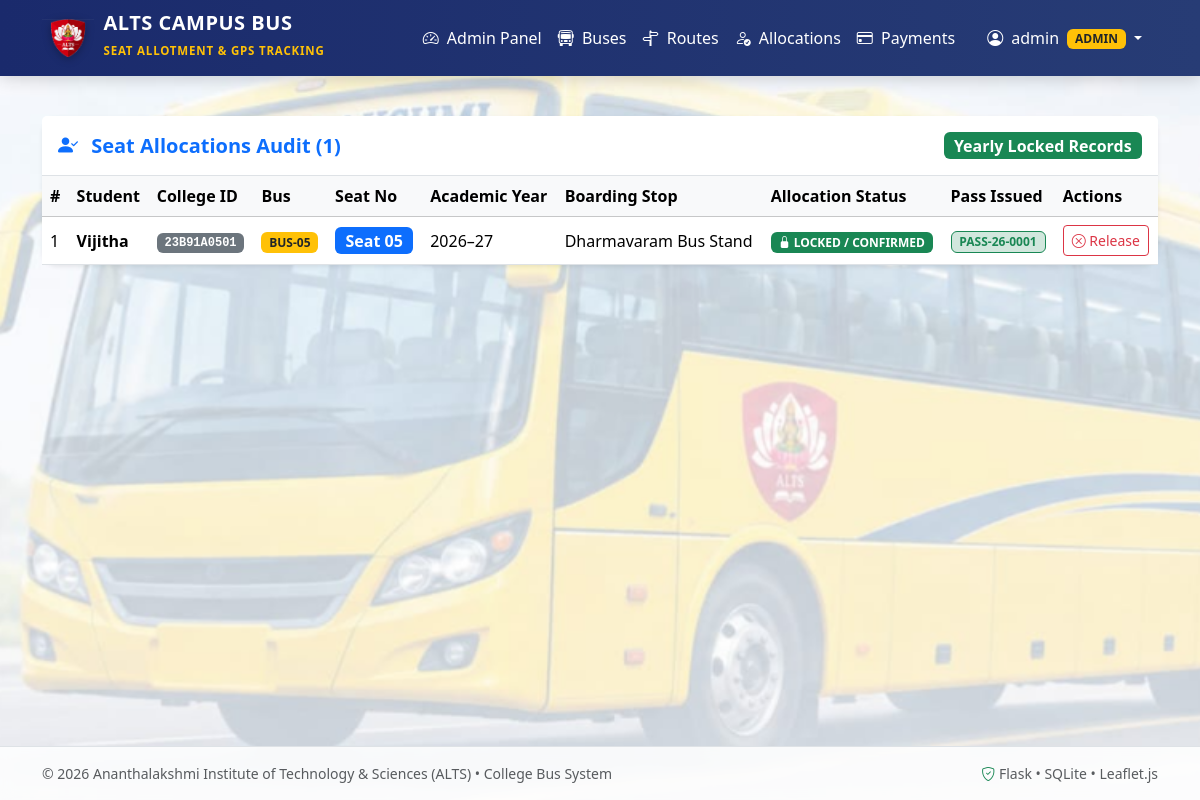
Page /admin/allocations (signed in) on the committed database.
### models/user.py (models this page shows, shortened)
class User(UserMixin, db.Model):
    __tablename__ = 'users'
    id = db.Column(db.Integer, primary_key=True)
    username = db.Column(db.String(80), unique=True, nullable=False, index=True)
    email = db.Column(db.String(120), unique=True, nullable=False, index=True)
    password_hash = db.Column(db.String(256), nullable=False)
    role = db.Column(db.String(20), nullable=False, default='student')  # 'student', 'driver', 'admin'
    created_at = db.Column(db.DateTime, default=datetime.utcnow)
    student_profile = db.relationship('Student', backref='user', uselist=False, cascade='all, delete-orphan')
    driver_profile = db.relationship('Driver', backref='user', uselist=False, cascade='all, delete-orphan')
    def is_student(self):
        return self.role == 'student'
    def is_driver(self):
        return self.role == 'driver'
    def is_admin(self):
        return self.role == 'admin'

### models/allocation.py (models this page shows, shortened)
class SeatAllocation(db.Model):
    __tablename__ = 'seat_allocations'
    id = db.Column(db.Integer, primary_key=True)
    student_id = db.Column(db.Integer, db.ForeignKey('students.id'), nullable=False)
    bus_id = db.Column(db.Integer, db.ForeignKey('buses.id'), nullable=False)
    seat_id = db.Column(db.Integer, db.ForeignKey('seats.id'), nullable=True)
    seat_number = db.Column(db.String(10), nullable=False)
    academic_year_id = db.Column(db.Integer, db.ForeignKey('academic_years.id'), nullable=False)
    boarding_point_id = db.Column(db.Integer, db.ForeignKey('boarding_points.id'), nullable=False)
    allocation_date = db.Column(db.DateTime, default=datetime.utcnow)
    status = db.Column(db.String(20), nullable=False, default='PENDING')  # 'PENDING', 'CONFIRMED', 'CANCELLED'
    __table_args__ = (
        db.UniqueConstraint('bus_id', 'seat_number', 'academic_year_id', name='uq_bus_seat_academic_year'),
    )
    payment = db.relationship('Payment', backref='allocation', uselist=False, cascade='all, delete-orphan')
    bus_pass = db.relationship('BusPass', backref='allocation', uselist=False, cascade='all, delete-orphan')

### models/student.py (models this page shows, shortened)
class Student(db.Model):
    __tablename__ = 'students'
    id = db.Column(db.Integer, primary_key=True)
    user_id = db.Column(db.Integer, db.ForeignKey('users.id'), unique=True, nullable=False)
    name = db.Column(db.String(100), nullable=False)
    college_id = db.Column(db.String(30), unique=True, nullable=False, index=True)
    year_of_study = db.Column(db.Integer, nullable=False, default=1)  # 1 for 1st year, 2, 3, 4
    email = db.Column(db.String(120), unique=True, nullable=False)
    phone_number = db.Column(db.String(20), nullable=False)
    created_at = db.Column(db.DateTime, default=datetime.utcnow)
    allocations = db.relationship('SeatAllocation', backref='student', lazy=True, cascade='all, delete-orphan')

### models/bus.py (models this page shows, shortened)
class Bus(db.Model):
    __tablename__ = 'buses'
    id = db.Column(db.Integer, primary_key=True)
    bus_number = db.Column(db.String(20), unique=True, nullable=False)
    capacity = db.Column(db.Integer, nullable=False, default=40)
    route_id = db.Column(db.Integer, db.ForeignKey('routes.id'), nullable=False)
    is_active = db.Column(db.Boolean, default=True)
    seats = db.relationship('Seat', backref='bus', lazy=True, cascade='all, delete-orphan')
    allocations = db.relationship('SeatAllocation', backref='bus', lazy=True)
    locations = db.relationship('BusLocation', backref='bus', lazy=True, cascade='all, delete-orphan', order_by='BusLocation.updated_at.desc()')

### models/academic_year.py (models this page shows, shortened)
class AcademicYear(db.Model):
    __tablename__ = 'academic_years'
    id = db.Column(db.Integer, primary_key=True)
    year_label = db.Column(db.String(20), unique=True, nullable=False)  # e.g., '2026–27'
    is_active = db.Column(db.Boolean, default=True)
    allocations = db.relationship('SeatAllocation', backref='academic_year', lazy=True)

### models/boarding_point.py (models this page shows, shortened)
class BoardingPoint(db.Model):
    __tablename__ = 'boarding_points'
    id = db.Column(db.Integer, primary_key=True)
    route_id = db.Column(db.Integer, db.ForeignKey('routes.id'), nullable=False)
    stop_name = db.Column(db.String(100), nullable=False)
    stop_order = db.Column(db.Integer, nullable=False, default=1)
    pickup_time = db.Column(db.String(20), nullable=True, default="07:30 AM")
    latitude = db.Column(db.Float, nullable=False)
    longitude = db.Column(db.Float, nullable=False)
    allocations = db.relationship('SeatAllocation', backref='boarding_point', lazy=True)

### models/bus_pass.py (models this page shows, shortened)
class BusPass(db.Model):
    __tablename__ = 'bus_passes'
    id = db.Column(db.Integer, primary_key=True)
    pass_id = db.Column(db.String(50), unique=True, nullable=False, index=True)
    allocation_id = db.Column(db.Integer, db.ForeignKey('seat_allocations.id'), nullable=False, unique=True)
    qr_code_path = db.Column(db.String(255), nullable=True)
    issue_date = db.Column(db.DateTime, default=datetime.utcnow)
    valid_until = db.Column(db.String(50), default='May 2027')
    is_active = db.Column(db.Boolean, default=True)

### app.py (the view)
    @app.route('/admin/allocations')
    @role_required('admin')
    def admin_allocations():
        allocations = SeatAllocation.query.order_by(SeatAllocation.allocation_date.desc()).all()
        return render_template('admin/allocations.html', allocations=allocations)

### templates/admin/allocations.html (shortened to what this page needs)
{% extends "base.html" %}
{% block content %}
<div class="row my-3">
    <div class="col-12">
        <div class="card shadow-sm border-0 rounded-4">
            <div class="card-header bg-white py-3 border-bottom d-flex justify-content-between align-items-center">
                <h5 class="fw-bold text-primary mb-0">
                    <i class="bi bi-person-check-fill me-2"></i> Seat Allocations Audit ({{ allocations | length }})
                </h5>
                <span class="badge bg-success fs-6">Yearly Locked Records</span>
            </div>
            <div class="card-body p-0">
                <div class="table-responsive">
                    <table class="table table-hover align-middle mb-0">
                        <thead class="table-light">
                            <tr>
                                <th>#</th>
                                <th>Student</th>
                                <th>College ID</th>
                                <th>Bus</th>
                                <th>Seat No</th>
                                <th>Academic Year</th>
                                <th>Boarding Stop</th>
                                <th>Allocation Status</th>
                                <th>Pass Issued</th>
                                <th>Actions</th>
                            </tr>
                        </thead>
                        <tbody>
                            {% for alloc in allocations %}
                                <tr>
                                    <td>{{ alloc.id }}</td>
                                    <td class="fw-bold">{{ alloc.student.name }}</td>
                                    <td><span class="badge bg-secondary font-monospace">{{ alloc.student.college_id }}</span></td>
                                    <td><span class="badge bg-warning text-dark">{{ alloc.bus.bus_number }}</span></td>
                                    <td><span class="badge bg-primary fs-6">Seat {{ alloc.seat_number }}</span></td>
                                    <td>{{ alloc.academic_year.year_label }}</td>
                                    <td>{{ alloc.boarding_point.stop_name }}</td>
                                    <td>
                                        {% if alloc.status == 'CONFIRMED' %}
                                            <span class="badge bg-success"><i class="bi bi-lock-fill"></i> LOCKED / CONFIRMED</span>
                                        {% elif alloc.status == 'PENDING' %}
                                            <span class="badge bg-warning text-dark"><i class="bi bi-clock"></i> PENDING</span>
                                        {% else %}
                                            <span class="badge bg-danger">CANCELLED</span>
                                        {% endif %}
                                    </td>
                                    <td>
                                        {% if alloc.bus_pass %}
                                            <span class="badge bg-success-subtle text-success border border-success">{{ alloc.bus_pass.pass_id }}</span>
                                        {% else %}
                                            <span class="text-muted small">None</span>
                                        {% endif %}
                                    </td>
                                    <td>
                                        <form method="POST" action="{{ url_for('admin_cancel_allocation', allocation_id=alloc.id) }}" onsubmit="return confirm('Cancel this allocation and release Seat {{ alloc.seat_number }}?');">
                                            <button type="submit" class="btn btn-sm btn-outline-danger" title="Release Seat">
                                                <i class="bi bi-x-circle"></i> Release
                                            </button>
                                        </form>
                                    </td>
                                </tr>
                            {% else %}
                                <tr>
                                    <td colspan="10" class="text-center py-4 text-muted">No seat allocations found.</td>
                                </tr>
                            {% endfor %}
                        </tbody>
                    </table>
                </div>
            </div>
        </div>
    </div>
</div>
{% endblock %}

### templates/base.html (shortened to what this page needs)
<!DOCTYPE html>
<html lang="en">
<head>
    <link href="https://cdn.jsdelivr.net/npm/bootstrap@5.3.3/dist/css/bootstrap.min.css" rel="stylesheet">
    <link href="https://cdn.jsdelivr.net/npm/bootstrap-icons@1.11.3/font/bootstrap-icons.min.css" rel="stylesheet">
    <link rel="stylesheet" href="https://unpkg.com/leaflet@1.9.4/dist/leaflet.css" />
    <link rel="stylesheet" href="{{ url_for('static', filename='css/style.css') }}?v=5">
</head>
<body style="background: url('{{ url_for('static', filename='images/college_bus_bg.png') }}?v=5') no-repeat center center fixed !important; background-size: cover !important;">
    <nav class="navbar navbar-expand-lg navbar-dark navbar-custom sticky-top">
        <div class="container">
            <a class="navbar-brand d-flex align-items-center" href="{{ url_for('index') }}">
                <img src="{{ url_for('static', filename='images/alts_logo.png') }}"
                     alt="ALTS Logo"
                     style="height: 38px; width: auto; margin-right: 10px; filter: drop-shadow(0 2px 4px rgba(0,0,0,0.3));">
                <div>
                    <span class="d-block fw-bold text-white lh-1">ALTS CAMPUS BUS</span>
                    <small class="text-warning" style="font-size: 0.72rem; letter-spacing: 0.8px;">SEAT ALLOTMENT & GPS TRACKING</small>
                </div>
            </a>
            <div class="collapse navbar-collapse" id="navContent">
                <ul class="navbar-nav ms-auto align-items-lg-center">
                    {% if current_user.is_authenticated %}
                        {% if current_user.is_student() %}
                            <li class="nav-item">
                                <a class="nav-link text-white" href="{{ url_for('student_dashboard') }}">
                                    <i class="bi bi-speedometer2 me-1"></i> Dashboard
                                </a>
                            </li>
                            <li class="nav-item">
                                <a class="nav-link text-white" href="{{ url_for('student_buses') }}">
                                    <i class="bi bi-grid-3x3-gap-fill me-1"></i> Book Seat
                                </a>
                            </li>
                            <li class="nav-item">
                                <a class="nav-link text-white" href="{{ url_for('student_bus_pass') }}">
                                    <i class="bi bi-qr-code me-1"></i> Bus Pass
                                </a>
                            </li>
                            <li class="nav-item">
                                <a class="nav-link text-warning fw-semibold" href="{{ url_for('student_track_bus') }}">
                                    <i class="bi bi-geo-alt-fill me-1"></i> Track Bus
                                </a>
                            </li>
                        {% elif current_user.is_driver() %}
                            <li class="nav-item">
                                <a class="nav-link text-white" href="{{ url_for('driver_dashboard') }}">
                                    <i class="bi bi-compass me-1"></i> Driver GPS Dashboard
                                </a>
                            </li>
                        {% elif current_user.is_admin() %}
                            <li class="nav-item">
                                <a class="nav-link text-white" href="{{ url_for('admin_dashboard') }}">
                                    <i class="bi bi-speedometer2 me-1"></i> Admin Panel
                                </a>
                            </li>
                            <li class="nav-item">
                                <a class="nav-link text-white" href="{{ url_for('admin_buses') }}">
                                    <i class="bi bi-bus-front me-1"></i> Buses
                                </a>
                            </li>
                            <li class="nav-item">
                                <a class="nav-link text-white" href="{{ url_for('admin_routes') }}">
                                    <i class="bi bi-signpost-split me-1"></i> Routes
                                </a>
                            </li>
                            <li class="nav-item">
                                <a class="nav-link text-white" href="{{ url_for('admin_allocations') }}">
                                    <i class="bi bi-person-check me-1"></i> Allocations
                                </a>
                            </li>
                            <li class="nav-item">
                                <a class="nav-link text-white" href="{{ url_for('admin_payments') }}">
                                    <i class="bi bi-credit-card me-1"></i> Payments
                                </a>
                            </li>
                        {% endif %}
                        <li class="nav-item dropdown ms-lg-2">
                            <a class="nav-link dropdown-toggle btn btn-sm btn-outline-light px-3 py-1 text-white" href="#" data-bs-toggle="dropdown">
                                <i class="bi bi-person-circle me-1"></i> {{ current_user.username }}
                                <span class="badge bg-warning text-dark ms-1 text-uppercase">{{ current_user.role }}</span>
                            </a>
                        </li>
                    {% endif %}
                </ul>
            </div>
        </div>
    </nav>
    <main class="py-4">
        <div class="container">
            {% block content %}{% endblock %}
        </div>
    </main>
    <footer class="mt-auto py-3 border-top text-center text-muted small" style="background: rgba(255, 255, 255, 0.85); backdrop-filter: blur(6px);">
        <div class="container d-flex flex-wrap justify-content-between align-items-center">
            <span>&copy; 2026 Ananthalakshmi Institute of Technology & Sciences (ALTS) &bull; College Bus System</span>
            <span><i class="bi bi-shield-check text-success"></i> Flask &bull; SQLite &bull; Leaflet.js</span>
        </div>
    </footer>
</body>
</html>

### rows in the picture
User: username "admin", role "ADMIN"
SeatAllocation: id "1", student.name "Vijitha", student.college_id "23B91A0501", bus.bus_number "BUS-05", seat_number "05", academic_year.year_label "2026–27", boarding_point.stop_name "Dharmavaram Bus Stand", status "CONFIRMED" (drawn), bus_pass.pass_id "PASS-26-0001"

### other values in the picture
{{ allocations | length }} "1"
